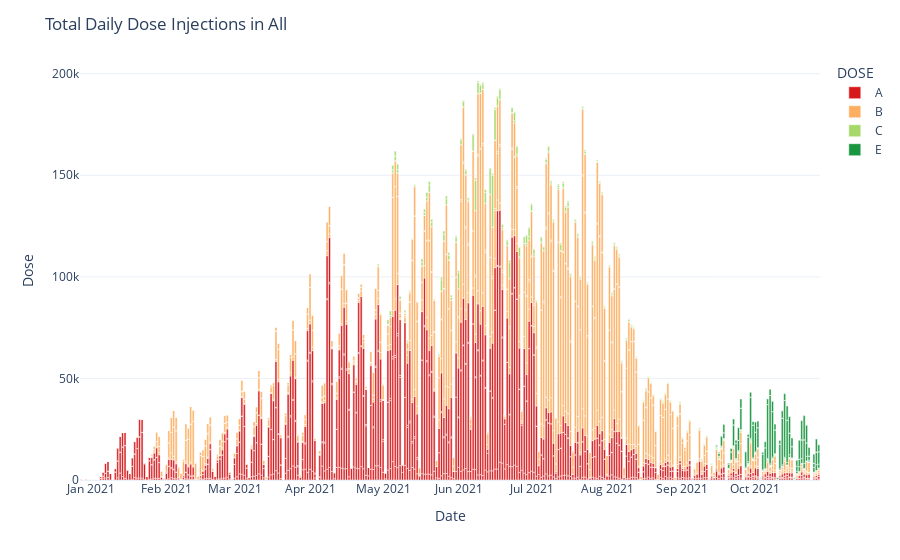
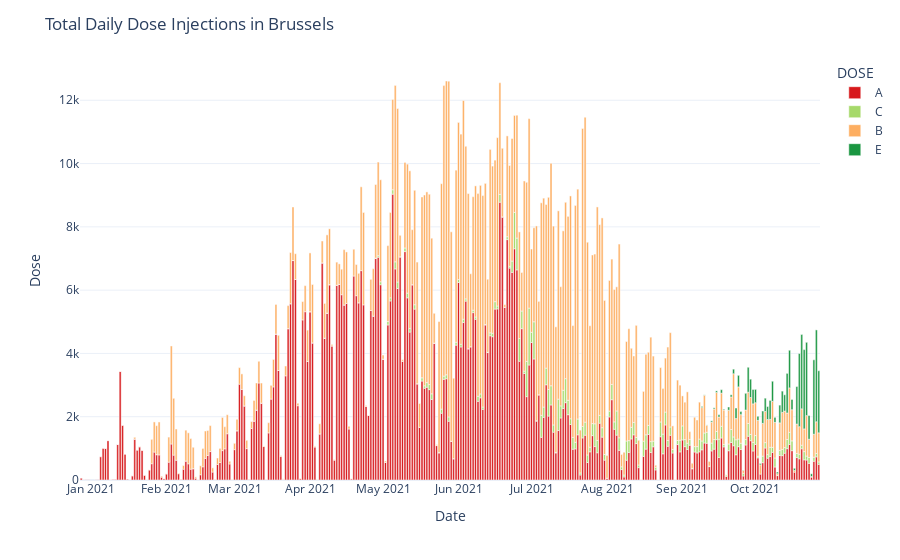
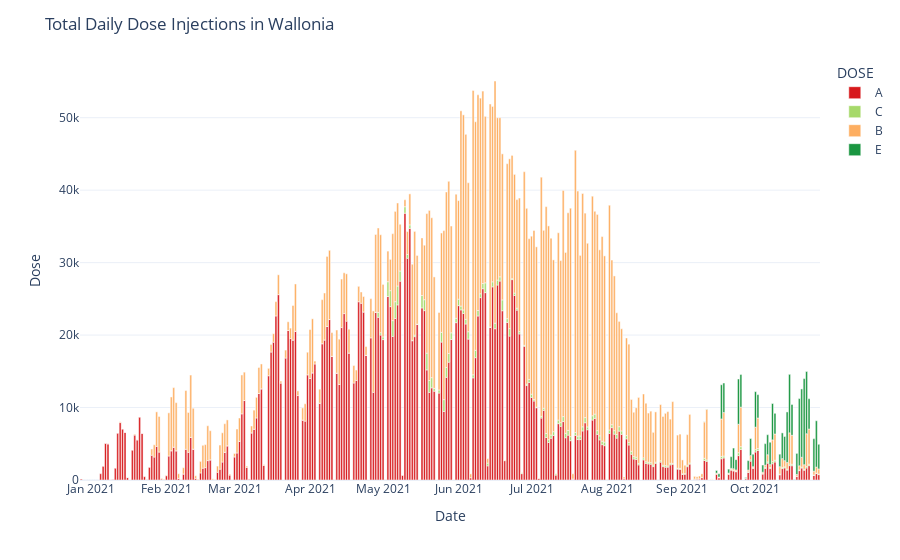
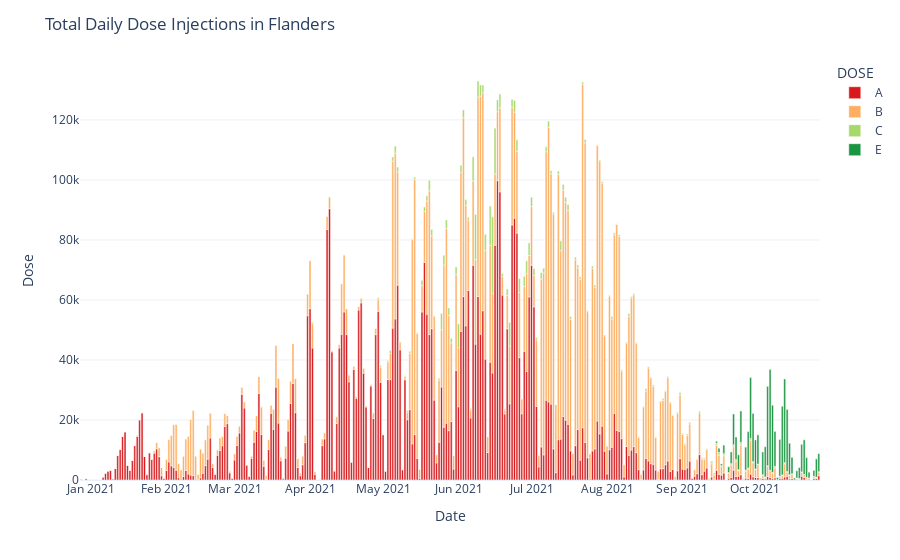

Notebook cell for these charts, in order:
### Markdown cell above
# Doses Belgium

### Code cell
def cumulated_doses(region):
    df = df_vaccines
    if region != 'All':
        df = df_vaccines[df_vaccines.REGION==region]
    fig = px.bar(df, x="DATE", y="COUNT", color="DOSE",color_discrete_map={'A':'#d7191c',
                                 'B':'#fdae61',
                                 'C':'#a6d96a',
                                 'E':'#1a9641'})

    # Edit the layout
    fig.update_layout(title="Total Daily Dose Injections in "+region,
                      xaxis_title='Date',
                      yaxis_title='Dose')
    fig.update_layout(template="plotly_white")
    return fig
cumulated_doses("All").show()
cumulated_doses("Brussels").show()
cumulated_doses("Wallonia").show()
cumulated_doses("Flanders").show()

### Figure 1 — Plotly figure (JSON) as saved in the notebook; plotly's stock layout.template omitted (floating-point values rounded to 4 significant figures; data arrays with more than 128 entries replaced by an {"elided": "..."} marker saying what was removed)
{"data": [{"alignmentgroup": "True", "hovertemplate": "DOSE=A<br>DATE=%{x}<br>COUNT=%{y}<extra></extra>", "legendgroup": "A", "marker": {"color": "#d7191c"}, "name": "A", "offsetgroup": "A", "orientation": "v", "showlegend": true, "textposition": "auto", "type": "bar", "x": {"elided": "1173 str values"}, "xaxis": "x", "y": {"elided": "1173 int values"}, "yaxis": "y"}, {"alignmentgroup": "True", "hovertemplate": "DOSE=B<br>DATE=%{x}<br>COUNT=%{y}<extra></extra>", "legendgroup": "B", "marker": {"color": "#fdae61"}, "name": "B", "offsetgroup": "B", "orientation": "v", "showlegend": true, "textposition": "auto", "type": "bar", "x": {"elided": "1108 str values"}, "xaxis": "x", "y": {"elided": "1108 int values"}, "yaxis": "y"}, {"alignmentgroup": "True", "hovertemplate": "DOSE=C<br>DATE=%{x}<br>COUNT=%{y}<extra></extra>", "legendgroup": "C", "marker": {"color": "#a6d96a"}, "name": "C", "offsetgroup": "C", "orientation": "v", "showlegend": true, "textposition": "auto", "type": "bar", "x": {"elided": "789 str values"}, "xaxis": "x", "y": {"elided": "789 int values"}, "yaxis": "y"}, {"alignmentgroup": "True", "hovertemplate": "DOSE=E<br>DATE=%{x}<br>COUNT=%{y}<extra></extra>", "legendgroup": "E", "marker": {"color": "#1a9641"}, "name": "E", "offsetgroup": "E", "orientation": "v", "showlegend": true, "textposition": "auto", "type": "bar", "x": {"elided": "176 str values"}, "xaxis": "x", "y": {"elided": "176 int values"}, "yaxis": "y"}], "layout": {"barmode": "relative", "legend": {"title": {"text": "DOSE"}, "tracegroupgap": 0}, "margin": {"t": 60}, "title": {"text": "Total Daily Dose Injections in All"}, "xaxis": {"anchor": "y", "domain": [0, 1], "title": {"text": "Date"}}, "yaxis": {"anchor": "x", "domain": [0, 1], "title": {"text": "Dose"}}}}

### Figure 2 — Plotly figure (JSON) as saved in the notebook; plotly's stock layout.template omitted (floating-point values rounded to 4 significant figures; data arrays with more than 128 entries replaced by an {"elided": "..."} marker saying what was removed)
{"data": [{"alignmentgroup": "True", "hovertemplate": "DOSE=A<br>DATE=%{x}<br>COUNT=%{y}<extra></extra>", "legendgroup": "A", "marker": {"color": "#d7191c"}, "name": "A", "offsetgroup": "A", "orientation": "v", "showlegend": true, "textposition": "auto", "type": "bar", "x": {"elided": "302 str values"}, "xaxis": "x", "y": {"elided": "302 int values"}, "yaxis": "y"}, {"alignmentgroup": "True", "hovertemplate": "DOSE=C<br>DATE=%{x}<br>COUNT=%{y}<extra></extra>", "legendgroup": "C", "marker": {"color": "#a6d96a"}, "name": "C", "offsetgroup": "C", "orientation": "v", "showlegend": true, "textposition": "auto", "type": "bar", "x": {"elided": "220 str values"}, "xaxis": "x", "y": {"elided": "220 int values"}, "yaxis": "y"}, {"alignmentgroup": "True", "hovertemplate": "DOSE=B<br>DATE=%{x}<br>COUNT=%{y}<extra></extra>", "legendgroup": "B", "marker": {"color": "#fdae61"}, "name": "B", "offsetgroup": "B", "orientation": "v", "showlegend": true, "textposition": "auto", "type": "bar", "x": {"elided": "287 str values"}, "xaxis": "x", "y": {"elided": "287 int values"}, "yaxis": "y"}, {"alignmentgroup": "True", "hovertemplate": "DOSE=E<br>DATE=%{x}<br>COUNT=%{y}<extra></extra>", "legendgroup": "E", "marker": {"color": "#1a9641"}, "name": "E", "offsetgroup": "E", "orientation": "v", "showlegend": true, "textposition": "auto", "type": "bar", "x": ["2021-09-09", "2021-09-10", "2021-09-11", "2021-09-12", "2021-09-13", "2021-09-14", "2021-09-15", "2021-09-16", "2021-09-17", "2021-09-18", "2021-09-20", "2021-09-21", "2021-09-22", "2021-09-23", "2021-09-24", "2021-09-25", "2021-09-26", "2021-09-27", "2021-09-28", "2021-09-29", "2021-09-30", "2021-10-01", "2021-10-02", "2021-10-03", "2021-10-04", "2021-10-05", "2021-10-06", "2021-10-07", "2021-10-08", "2021-10-09", "2021-10-10", "2021-10-11", "2021-10-12", "2021-10-13", "2021-10-14", "2021-10-15", "2021-10-16", "2021-10-17", "2021-10-18", "2021-10-19", "2021-10-20", "2021-10-21", "2021-10-22", "2021-10-23", "2021-10-24", "2021-10-25", "2021-10-26", "2021-10-27"], "xaxis": "x", "y": [35, 10, 8, 2, 40, 37, 52, 69, 108, 25, 103, 68, 145, 334, 364, 101, 11, 529, 787, 579, 454, 422, 133, 42, 392, 420, 412, 598, 634, 160, 52, 560, 673, 514, 1252, 1189, 324, 67, 1185, 2312, 2350, 2505, 2317, 749, 83, 2352, 2903, 1962], "yaxis": "y"}], "layout": {"barmode": "relative", "legend": {"title": {"text": "DOSE"}, "tracegroupgap": 0}, "margin": {"t": 60}, "title": {"text": "Total Daily Dose Injections in Brussels"}, "xaxis": {"anchor": "y", "domain": [0, 1], "title": {"text": "Date"}}, "yaxis": {"anchor": "x", "domain": [0, 1], "title": {"text": "Dose"}}}}

### Figure 3 — Plotly figure (JSON) as saved in the notebook; plotly's stock layout.template omitted (floating-point values rounded to 4 significant figures; data arrays with more than 128 entries replaced by an {"elided": "..."} marker saying what was removed)
{"data": [{"alignmentgroup": "True", "hovertemplate": "DOSE=A<br>DATE=%{x}<br>COUNT=%{y}<extra></extra>", "legendgroup": "A", "marker": {"color": "#d7191c"}, "name": "A", "offsetgroup": "A", "orientation": "v", "showlegend": true, "textposition": "auto", "type": "bar", "x": {"elided": "303 str values"}, "xaxis": "x", "y": {"elided": "303 int values"}, "yaxis": "y"}, {"alignmentgroup": "True", "hovertemplate": "DOSE=C<br>DATE=%{x}<br>COUNT=%{y}<extra></extra>", "legendgroup": "C", "marker": {"color": "#a6d96a"}, "name": "C", "offsetgroup": "C", "orientation": "v", "showlegend": true, "textposition": "auto", "type": "bar", "x": {"elided": "221 str values"}, "xaxis": "x", "y": {"elided": "221 int values"}, "yaxis": "y"}, {"alignmentgroup": "True", "hovertemplate": "DOSE=B<br>DATE=%{x}<br>COUNT=%{y}<extra></extra>", "legendgroup": "B", "marker": {"color": "#fdae61"}, "name": "B", "offsetgroup": "B", "orientation": "v", "showlegend": true, "textposition": "auto", "type": "bar", "x": {"elided": "285 str values"}, "xaxis": "x", "y": {"elided": "285 int values"}, "yaxis": "y"}, {"alignmentgroup": "True", "hovertemplate": "DOSE=E<br>DATE=%{x}<br>COUNT=%{y}<extra></extra>", "legendgroup": "E", "marker": {"color": "#1a9641"}, "name": "E", "offsetgroup": "E", "orientation": "v", "showlegend": true, "textposition": "auto", "type": "bar", "x": ["2021-09-09", "2021-09-10", "2021-09-11", "2021-09-13", "2021-09-14", "2021-09-15", "2021-09-16", "2021-09-17", "2021-09-18", "2021-09-20", "2021-09-21", "2021-09-22", "2021-09-23", "2021-09-24", "2021-09-25", "2021-09-26", "2021-09-27", "2021-09-28", "2021-09-29", "2021-09-30", "2021-10-01", "2021-10-02", "2021-10-03", "2021-10-04", "2021-10-05", "2021-10-06", "2021-10-07", "2021-10-08", "2021-10-09", "2021-10-11", "2021-10-12", "2021-10-13", "2021-10-14", "2021-10-15", "2021-10-16", "2021-10-17", "2021-10-18", "2021-10-19", "2021-10-20", "2021-10-21", "2021-10-22", "2021-10-23", "2021-10-24", "2021-10-25", "2021-10-26", "2021-10-27"], "xaxis": "x", "y": [6, 21, 27, 7, 4, 366, 452, 4716, 4075, 551, 1611, 2861, 1417, 6240, 4508, 2, 110, 1304, 2357, 1714, 4897, 3222, 1, 991, 2960, 2764, 3089, 5020, 2857, 1725, 3551, 3334, 6984, 8073, 4249, 59, 2903, 9280, 9427, 11882, 8591, 4182, 8, 4481, 6392, 3400], "yaxis": "y"}], "layout": {"barmode": "relative", "legend": {"title": {"text": "DOSE"}, "tracegroupgap": 0}, "margin": {"t": 60}, "title": {"text": "Total Daily Dose Injections in Wallonia"}, "xaxis": {"anchor": "y", "domain": [0, 1], "title": {"text": "Date"}}, "yaxis": {"anchor": "x", "domain": [0, 1], "title": {"text": "Dose"}}}}

### Figure 4 — Plotly figure (JSON) as saved in the notebook; plotly's stock layout.template omitted (floating-point values rounded to 4 significant figures; data arrays with more than 128 entries replaced by an {"elided": "..."} marker saying what was removed)
{"data": [{"alignmentgroup": "True", "hovertemplate": "DOSE=A<br>DATE=%{x}<br>COUNT=%{y}<extra></extra>", "legendgroup": "A", "marker": {"color": "#d7191c"}, "name": "A", "offsetgroup": "A", "orientation": "v", "showlegend": true, "textposition": "auto", "type": "bar", "x": {"elided": "304 str values"}, "xaxis": "x", "y": {"elided": "304 int values"}, "yaxis": "y"}, {"alignmentgroup": "True", "hovertemplate": "DOSE=B<br>DATE=%{x}<br>COUNT=%{y}<extra></extra>", "legendgroup": "B", "marker": {"color": "#fdae61"}, "name": "B", "offsetgroup": "B", "orientation": "v", "showlegend": true, "textposition": "auto", "type": "bar", "x": {"elided": "293 str values"}, "xaxis": "x", "y": {"elided": "293 int values"}, "yaxis": "y"}, {"alignmentgroup": "True", "hovertemplate": "DOSE=C<br>DATE=%{x}<br>COUNT=%{y}<extra></extra>", "legendgroup": "C", "marker": {"color": "#a6d96a"}, "name": "C", "offsetgroup": "C", "orientation": "v", "showlegend": true, "textposition": "auto", "type": "bar", "x": {"elided": "284 str values"}, "xaxis": "x", "y": {"elided": "284 int values"}, "yaxis": "y"}, {"alignmentgroup": "True", "hovertemplate": "DOSE=E<br>DATE=%{x}<br>COUNT=%{y}<extra></extra>", "legendgroup": "E", "marker": {"color": "#1a9641"}, "name": "E", "offsetgroup": "E", "orientation": "v", "showlegend": true, "textposition": "auto", "type": "bar", "x": ["2021-09-09", "2021-09-10", "2021-09-11", "2021-09-13", "2021-09-14", "2021-09-15", "2021-09-16", "2021-09-17", "2021-09-18", "2021-09-19", "2021-09-20", "2021-09-21", "2021-09-22", "2021-09-23", "2021-09-24", "2021-09-25", "2021-09-26", "2021-09-27", "2021-09-28", "2021-09-29", "2021-09-30", "2021-10-01", "2021-10-02", "2021-10-03", "2021-10-04", "2021-10-05", "2021-10-06", "2021-10-07", "2021-10-08", "2021-10-09", "2021-10-10", "2021-10-11", "2021-10-12", "2021-10-13", "2021-10-14", "2021-10-15", "2021-10-16", "2021-10-17", "2021-10-18", "2021-10-19", "2021-10-20", "2021-10-21", "2021-10-22", "2021-10-23", "2021-10-24", "2021-10-25", "2021-10-26", "2021-10-27"], "xaxis": "x", "y": [129, 135, 30, 337, 274, 602, 1386, 584, 2844, 34, 1925, 3909, 10240, 7519, 4937, 10524, 55, 7626, 12100, 20267, 16049, 9667, 9772, 390, 7569, 10057, 26455, 33624, 22372, 11671, 721, 12251, 22914, 27891, 20681, 10502, 5488, 591, 2421, 3638, 9170, 11543, 6552, 2007, 9, 2022, 6073, 6013], "yaxis": "y"}], "layout": {"barmode": "relative", "legend": {"title": {"text": "DOSE"}, "tracegroupgap": 0}, "margin": {"t": 60}, "title": {"text": "Total Daily Dose Injections in Flanders"}, "xaxis": {"anchor": "y", "domain": [0, 1], "title": {"text": "Date"}}, "yaxis": {"anchor": "x", "domain": [0, 1], "title": {"text": "Dose"}}}}
